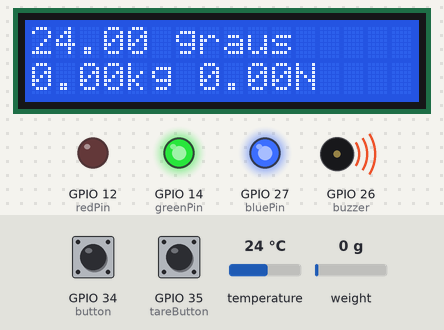
This sketch was run on a simulated ESP32. On the bench: 16×2 character LCD, output pins drawn as LEDs (lit = HIGH), buzzer (waves = sounding). The test bench sets the inputs (shaded band); at power-on: GPIO 35 (tareButton) LOW, GPIO 34 (button) LOW, temperature 24 °C, weight on the scale 0 g. WiFi joins after 1.5 s; servers stay silent unless stated; storage starts empty; no MQTT or app messages arrive unless stated; what the sketch prints to the serial monitor is not drawn.

Above: at 6.3 s.
6.4 s: GPIO 35 (tareButton) pulled HIGH for 0.15 s
At 6.8 s:
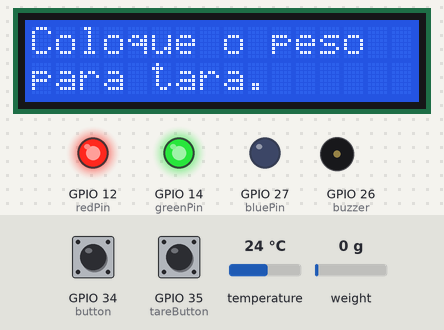
9.5 s: GPIO 34 (button) pulled HIGH for 3.2 s
At 12.3 s:
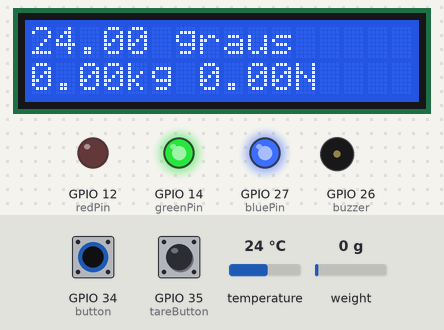
14.2 s: temperature set to 12 °C
At 15.5 s:
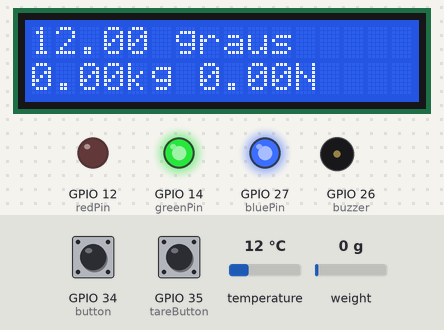
15.8 s: weight on the scale set to 100 g
At 17.1 s:
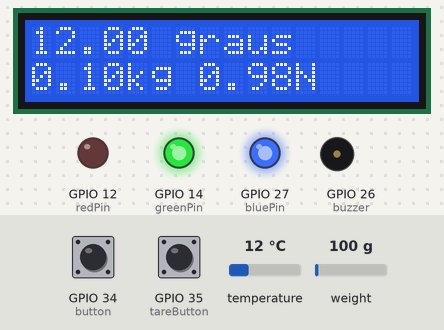
17.4 s: temperature set to 19 °C
At 18.3 s:
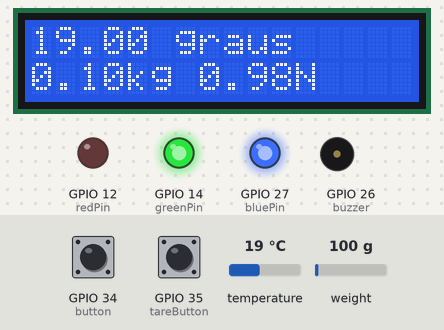
19.1 s: GPIO 35 (tareButton) pulled HIGH for 1 s
At 25.4 s:
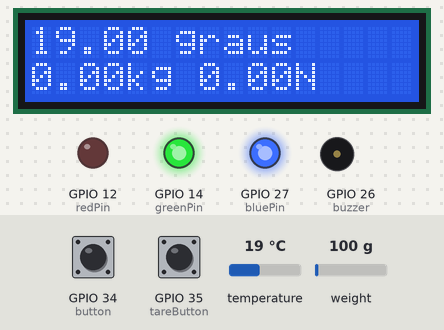
Timing chart, 0 to 25.7 s (numbered marks = the images above; inputs shaded):
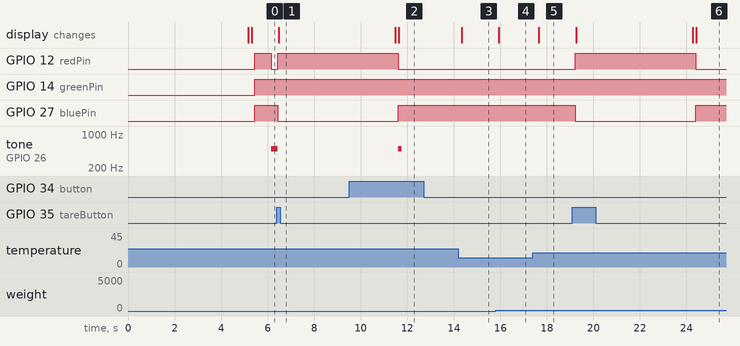

The sketch:

codigo_v4.4.ino
```cpp
//Inclui bibliotecas para o conversor HX711 e do LCD
#include "HX711.h"
#include <LiquidCrystal_I2C.h>

//Inclui bibliotecas para o sensor de temperatura Adafruit BME280
#include <Wire.h>
#include <Adafruit_Sensor.h>
#include <Adafruit_BME280.h>

// Inclui bibliotecas para utilizar MQTT
#include <WiFi.h>
#include <PubSubClient.h>
#include <ArduinoJson.h>

// Inclui bibliotecas para utilizar o cartão SD
#include <Arduino.h>
#include <SD.h>
#include <SPI.h>

// Cria instâncias
HX711 scale;
LiquidCrystal_I2C lcd(0x27, 16, 2);
Adafruit_BME280 bme;
WiFiClient espClient;
PubSubClient client(espClient);
File logFile;

// Declaração de variáveis globais e pinos
bool buttonPressed;
bool tareButtonPressed = false;
const int tareButton = 35;
const int button = 34;
unsigned long lastTimeClosed = 0;
unsigned long lastTimeDataSend = 0;


// Enumeração para estados do LED e buzzer
enum State{
  LED_BUZZER_OFF,
  BLINKING,
  LED_ON_BUZZER_OFF
};

//Define constantes para MQTT e Wi-Fi
#define WIFI_SSID "Wi-Fi"
#define WIFI_PASSWORD "Senha"
#define TOKEN "Token"
#define DEVICE_LABEL "esp32"

// Iniciando no estado
State state = LED_BUZZER_OFF;

// Classe para o sistema de medição de peso
class WeightMeasurementSystem {

  public:
  float gravity = 9.8;
  float weightBalance;
  float newtonBalance;
  bool alertStatus;

  const int redPin = 12;
  const int greenPin = 14;
  const int bluePin = 27;
  const int buzzer = 26;
  float alertLimit;
  float loadCellLimit;

  unsigned long previousTime = 0;
  const long halfSecond = 500;

  // Construtor
  WeightMeasurementSystem() {
    // Inicia a escala HX711
    scale.begin(2, 4);

    // Inicialização da biblioteca LEDC
    ledcSetup(0, 5000, 8); // Canal 0, frequência de 5000 Hz, resolução de 8 bits
    ledcAttachPin(redPin, 0); // Anexar o LED ao canal 0
    ledcSetup(1, 5000, 8); // Canal 1, frequência de 5000 Hz, resolução de 8 bits
    ledcAttachPin(buzzer, 1); // Anexar o buzzer ao canal 1

    pinMode(tareButton, INPUT);
    pinMode(redPin, OUTPUT);
    pinMode(greenPin, OUTPUT);
    pinMode(bluePin, OUTPUT);
    pinMode(buzzer, OUTPUT);
    pinMode(button, INPUT);
  }

  // Método para converter peso em Newton
  float convertWeightToNewton(float weight) {
    newtonBalance = weight * gravity;
    return newtonBalance;
  }

  // Método para verificar estado do limite de peso
  void checkWeightLimit() {
    switch(state){

      //Para o led e o buzzer estarem desligados:
      case LED_BUZZER_OFF:
        //A força tem que estar abaixo do limite definido
        if(newtonBalance < alertLimit){
          digitalWrite(redPin, HIGH);
          digitalWrite(greenPin, LOW);
          digitalWrite(bluePin, HIGH);
          noTone(buzzer);
          alertStatus = 0;

          //Se o botão tiver sido pressionado anteriormente, ele é liberado agora
          if(buttonPressed == true){
            buttonPressed = 0;
          }
        }

        //Caso não estiverem no estado desligados, estarão no estado piscando
        else{
          state = BLINKING;
        }
        break;

      //Para o led e o buzzer estarem piscando:
      case BLINKING:

        //A força tem que estar abaixo do limite definido. Piscarão a cada meio segundo.
        if(newtonBalance >= alertLimit && weightBalance < loadCellLimit && millis()-previousTime > halfSecond){
          digitalWrite(greenPin, !digitalRead(redPin));
          digitalWrite(bluePin, HIGH);
          digitalWrite(redPin, !digitalRead(redPin));
          tone(buzzer, !digitalRead(redPin) ? 500:0);
          previousTime = millis();
          alertStatus = 1;

          //Se o botão for pressionado, muda o estado para LED_ON_BUZZER_OFF
          if( buttonPressed == true){
            state = LED_ON_BUZZER_OFF;
          }
        }

        else if (newtonBalance >= alertLimit && weightBalance >= loadCellLimit && millis()-previousTime > halfSecond){
          digitalWrite(greenPin, HIGH);
          digitalWrite(bluePin, HIGH);
          digitalWrite(redPin, !digitalRead(redPin));
          tone(buzzer, !digitalRead(redPin) ? 500:0);
          previousTime = millis();
          alertStatus = 1;

          //Se o botão for pressionado, muda o estado para LED_ON_BUZZER_OFF
          if( buttonPressed == true){
            state = LED_ON_BUZZER_OFF;
          }
        }
        //Se não estiver no estado BLINKING, estará desligado (estado LED_BUZZER_OFF)
        else{
          state = LED_BUZZER_OFF;
        }
        break;

      //Para o led ligado e o buzzer desligado:
      case LED_ON_BUZZER_OFF:

        //A força tem que estar igual ou acima do limite definido e o botão tem que ter sido pressionado
        if(newtonBalance >= alertLimit &&  buttonPressed == true){
          digitalWrite(redPin, LOW);
          digitalWrite(greenPin, HIGH);
          digitalWrite(bluePin, HIGH);
          noTone(buzzer);
          alertStatus = 1;
        }
        //Se não estiver nesse estado, estará desligado (estado LED_BUZZER_OFF)
        else{
          state = LED_BUZZER_OFF;
        }
        break;
    }

  }

  // Método para obter peso
  float getWeight() {
    weightBalance = scale.get_units();
    return weightBalance;
  }

  // Método para configurar tara
  void setTare(){
    if(tareButtonPressed == true){
      digitalWrite(greenPin, HIGH);
      digitalWrite(redPin, HIGH);
      digitalWrite(bluePin, LOW);
      noTone(buzzer);

      lcd.clear();
      lcd.setCursor(0,0);
      lcd.print("Coloque o peso");
      lcd.setCursor(0,1);
      lcd.print("para tara.");

      delay(4000);
      scale.tare();

      tareButtonPressed = false;
      lcd.clear();
    }
  };
};

// Instancia um objeto da classe WeightMeasurementSystem
WeightMeasurementSystem wms;

//Função para detectar erro de funcionamento do GY-BME280
void detectionSensorTemp(){
  if (!bme.begin(0x76)) {
    Serial.println("Não foi possível encontrar o sensor BME280. Verifique as conexões!");
    while (1);
  }
}

// Função para conectar ao Wi-Fi e ao servidor MQTT
void connectionWifiAndMqtt(){
  // Conectar-se à rede WiFi
  WiFi.begin(WIFI_SSID, WIFI_PASSWORD);
  while (WiFi.status() != WL_CONNECTED) {
    delay(1000);
    Serial.println("Conectando ao WiFi...");
  }
  Serial.println("Conectado ao WiFi");
  client.connect("ESP32", TOKEN, "");
  Serial.println("Conectado ao servidor MQTT");
  // Configurar o cliente MQTT
  client.setServer("industrial.api.ubidots.com", 1883);
}

// Função para reconectar ao servidor MQTT
void reconnectMqtt() {
  while (!client.connected()) {
    Serial.println("Tentando se reconectar ao MQTT...");
    if (client.connect("ESP32", TOKEN, "")) {
      Serial.println("Conectado ao servidor MQTT");
      subscribers();
    } else {
      Serial.print("Falha na reconexão. Código de erro = ");
      Serial.println(client.state());
      delay(5000);
    }
  }
}

// Função para receber mensagens MQTT
void callback(char* topic, byte* payload, unsigned int length) {
  String payloadStr;
  for (int i = 0; i < length; i++) {
    payloadStr += (char)payload[i];
  }

  DynamicJsonDocument doc(1024);
  deserializeJson(doc, payloadStr);

  if (doc["context"].containsKey("estado")) {
    String estado = doc["context"]["estado"];
    if (estado == "ciente") {
     buttonPressed = true;
    }
  }

  if (doc["context"].containsKey("AlertLimit")) {
    // Atualiza limitAlert com o valor do limite de alerta
    wms.alertLimit = doc["context"]["AlertLimit"].as<float>();
  }

  if (doc["context"].containsKey("LoadCellLimit")) {
    // Atualiza loadCellLimit com o valor do limite da célula de carga
    wms.loadCellLimit = doc["context"]["LoadCellLimit"].as<float>();
  }
}

// Função para subscrever em tópicos
void subscribers(){
  client.subscribe(("/v1.6/devices/" + String(DEVICE_LABEL) + "/awareLimit").c_str());
  client.subscribe(("/v1.6/devices/" + String(DEVICE_LABEL) + "/inputLimit").c_str());
  client.subscribe(("/v1.6/devices/" + String(DEVICE_LABEL) + "/inputloadcelllimit").c_str());
}

// Publish da temperatura no servidor MQTT
void publishTemperature(float data){
  char topic[100];
  sprintf(topic, "/v1.6/devices/%s", DEVICE_LABEL);
  char payload[100];
  sprintf(payload, "{\"temperature\": %.2f}", data);
  //Publica os dados
  client.publish(topic, payload);
}

// Publish do peso no servidor MQTT
void publishWeight(float data){
  char topic[100];
  sprintf(topic, "/v1.6/devices/%s", DEVICE_LABEL);
  char payload[100];
  sprintf(payload, "{\"weight\": %.2f}", data);
  client.publish(topic, payload);
}

// Publish o reset do botão de alerta de limite
void publishAwareLimit(){
  char topic[100];
  sprintf(topic, "/v1.6/devices/%s", DEVICE_LABEL);
  char payload[100];
  sprintf(payload, "{\"awarelimit\": %f}", 0.0);
  client.publish(topic, payload);
}

// Publish do valor de limite
void publishValueAlertLimit(float data){
  char topic[100];
  sprintf(topic, "/v1.6/devices/%s", DEVICE_LABEL);
  char payload[100];
  sprintf(payload, "{\"valuealertlimit\": %f}", data);
  client.publish(topic, payload);
}

void publishLoadCellLimit(float data){
  char topic[100];
  sprintf(topic, "/v1.6/devices/%s", DEVICE_LABEL);
  char payload[100];
  sprintf(payload, "{\"loadcelllimit\": %f}", data);
  client.publish(topic, payload);
}

void publishForce(){
  float getForce = wms.convertWeightToNewton(wms.weightBalance);
  char topic[100];
  sprintf(topic, "/v1.6/devices/%s", DEVICE_LABEL);
  char payload[100];
  sprintf(payload, "{\"force\": %.2f}", getForce);
  client.publish(topic, payload);
}

void publishUsedSpaceLimit(float force, float limit){
  //Porcentagem do limite utilizado
  float usedSpaceLimit = ((force *100)/limit);
  if (limit == 0 || usedSpaceLimit <= 0){
    usedSpaceLimit = 0;
  }

  char topic[100];
  sprintf(topic, "/v1.6/devices/%s", DEVICE_LABEL);
  char payload[100];
  sprintf(payload, "{\"usedspacelimit\": %f}", usedSpaceLimit);
  client.publish(topic, payload);
}

void publishUsedSpaceLoadCell(float weight, float limit){
  //Porcentagem da célula de carga utilizada
  float usedSpaceLoadCell = ((weight *100)/limit);
  if (limit == 0 || usedSpaceLoadCell <= 0){
    usedSpaceLoadCell = 0;
  }

  char topic[100];
  sprintf(topic, "/v1.6/devices/%s", DEVICE_LABEL);
  char payload[100];
  sprintf(payload, "{\"usedSpaceLoadCell\": %f}", usedSpaceLoadCell);
  client.publish(topic, payload);
}

void publishAlertStatus(bool data){
  char topic[100];
  sprintf(topic, "/v1.6/devices/%s", DEVICE_LABEL);
  char payload[100];
  sprintf(payload, "{\"alertstatus\": %d}", data);
  client.publish(topic, payload);
}

void showLCD(float temperature, float weight, float force){
  lcd.setCursor(0, 0);
  lcd.print(String(temperature) + " graus");
  lcd.setCursor(0, 1);
  lcd.print(String(weight) + "kg " + String(force) + "N");
}

void detectionSDCard() {
  if (!SD.begin(5)) {
    Serial.println("Falha na inicialização do cartão SD");
    return;
  }
  Serial.println("Inicialização do cartão SD feita com sucesso");
}

void sendDataToFile(float weight, float force, float temperature){
  logFile = SD.open("/log.csv", FILE_APPEND); // Abre o arquivo em modo de anexação
  if (logFile) {
    logFile.print(weight);
    logFile.print(",");
    logFile.print(force);
    logFile.print(",");
    logFile.println(temperature);
    Serial.println("Dados escritos com sucesso.");
  } else {
    Serial.println("Erro ao escrever os dados.");
  }

   // if(millis() - lastTimeClosed >= 10000){
  //   logFile.close();
  //   Serial.println("Arquivo fechado");
  //   logFile = SD.open("/log.csv", FILE_APPEND);
  //   Serial.println("Arquivo reaberto");
  //   if (!logFile) {
  //     Serial.println("Erro ao abrir log.csv");
  //   }

  //   lastTimeClosed = millis();
  // }
}

void createFile(){
  logFile = SD.open("/log.csv", FILE_WRITE);
  if (logFile) {
    logFile.println("Peso (kg),Força (N),Temperatura (°C)");
    Serial.println("Arquivo criado");
    logFile.close();
  }else{
    Serial.println("Falha ao criar o arquivo");
  }
}

//Setup
void setup() {
  Serial.begin(115200);
  SD.begin(5);
  detectionSensorTemp();
  detectionSDCard();
  connectionWifiAndMqtt();
  client.setCallback(callback);
  subscribers();

  // Escala da balança
  scale.set_scale(210514.50567261);
  delay(2000);
  scale.tare();

  //Inicializa o lcd
  lcd.init();
  lcd.backlight();

  createFile();
  buttonPressed = false;
};

//Loop
void loop() {
  //Checa se o cliente está conectado
  if (!client.connected()) {
    reconnectMqtt();
  }

  //Variável para a temperatura
  float temperature = bme.readTemperature();

  //Atualiza o peso da balança
  wms.getWeight();

  //Conversão do peso em newton
  wms.convertWeightToNewton(wms.weightBalance);

  // Envia dos dados a cada 1 segundo
  // if(millis() - lastTimeDataSend >= 1000){
    publishValueAlertLimit(wms.alertLimit);
    publishLoadCellLimit(wms.loadCellLimit);
    publishTemperature(temperature);
    publishAwareLimit();
    publishWeight(wms.weightBalance);
    publishAlertStatus(wms.alertStatus);
    publishUsedSpaceLimit(wms.newtonBalance, wms.alertLimit);
    publishUsedSpaceLoadCell(wms.weightBalance, wms.loadCellLimit);
    publishForce();
  //   lastTimeDataSend = millis();
  // }

  // Executa a troca de estado quando necessário
  if(wms.newtonBalance >= wms.alertLimit && digitalRead(button)) {
    buttonPressed = true;
  }

  // Executa a tara quando necessário
  if (digitalRead(tareButton)) {
    tareButtonPressed = true;
    Serial.println("Tara pressionada");
  }

  //Print do serial
  // Serial.println(String(wms.weightBalance) + "kg " + String(wms.newtonBalance) + "N");

  //Mostra as informações no display
  showLCD(temperature, wms.weightBalance, wms.newtonBalance);

  //Configurações de acordo com o peso e o limite
  wms.checkWeightLimit();

  //Função tara
  wms.setTare();

  client.loop();

  sendDataToFile(wms.weightBalance, wms.newtonBalance, temperature);

  delay(10);
};
```

Measured:
- after the input at 6.4 s, GPIO 27 (bluePin): HIGH → LOW after 0.05 s; the display: changes after 0.07 s (image 1)
- after the input at 9.5 s, GPIO 12 (redPin): goes on until 11.6 s, then stays LOW
- after the input at 14.2 s, the display: changes after 0.15 s (image 3)
- after the input at 15.8 s, the display: changes after 0.13 s (image 4)
- after the input at 17.4 s, the display: changes after 0.25 s (image 5)
- after the input at 19.1 s, GPIO 12 (redPin): LOW → HIGH after 0.13 s, → LOW 5.2 s later; GPIO 27 (bluePin): HIGH → LOW after 0.13 s, → HIGH 5.2 s later; the display: first changes after 0.15 s (image 6 shows a later state)
